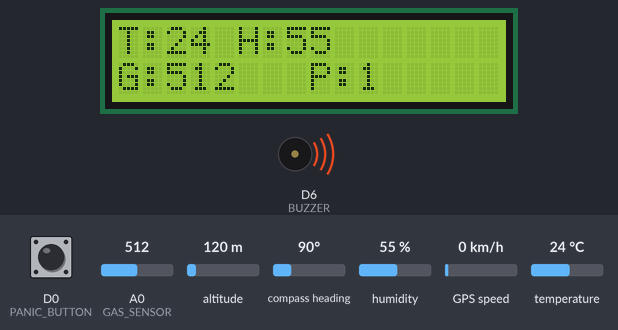
Simulated run of this sketch. Board: ESP8266 (NodeMCU). Parts: 16×2 character LCD, buzzer (waves = sounding, pin HIGH). Inputs (shaded band) come from the test bench; at power-on: A0 (GAS_SENSOR) = 512, humidity 55 %, temperature 24 °C, D0 (PANIC_BUTTON) HIGH, altitude 120 m, compass heading 90°, GPS speed 0 km/h. WiFi joins after 1.5 s; servers stay silent unless stated; the GPS gets a fix after 3 s at 37.7749, -122.4194 with 8 satellites; web services answer with replies made up by the test bench; what the sketch prints to the serial monitor is not drawn.

Above: at 7.4 s.
7.5 s: A0 (GAS_SENSOR) set to 415
At 14.6 s:
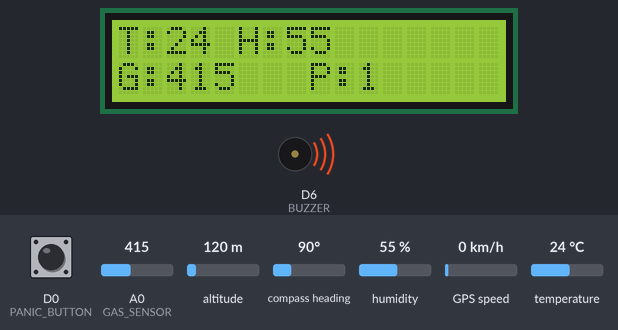
14.9 s: A0 (GAS_SENSOR) set to 387
At 20.4 s:
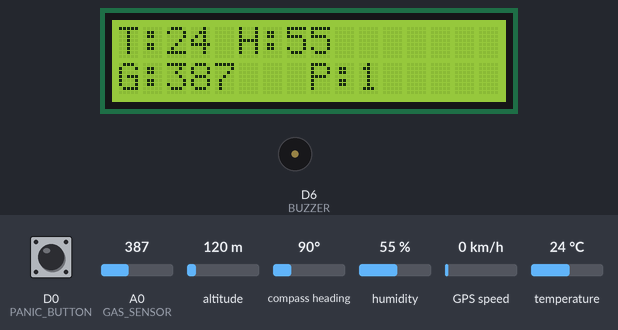
21.4 s: humidity set to 22 %
At 27.3 s:
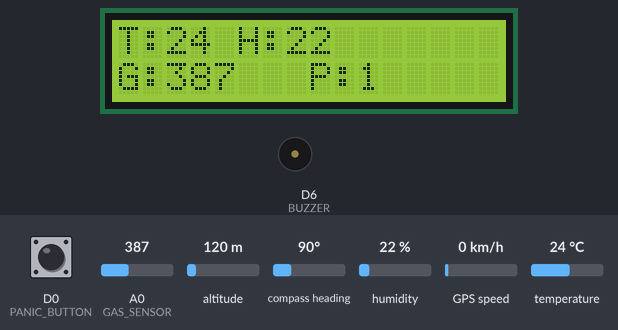
27.6 s: temperature set to 12 °C
At 33.1 s:
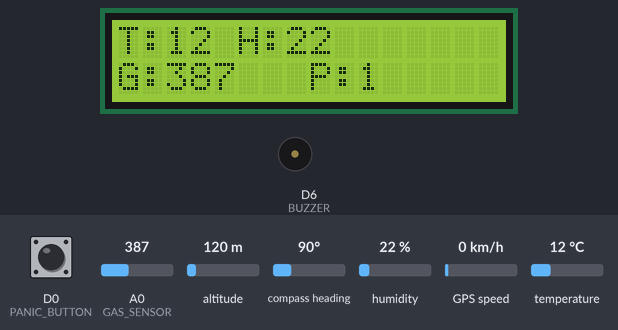
33.9 s: humidity set to 40 %
At 39.9 s:
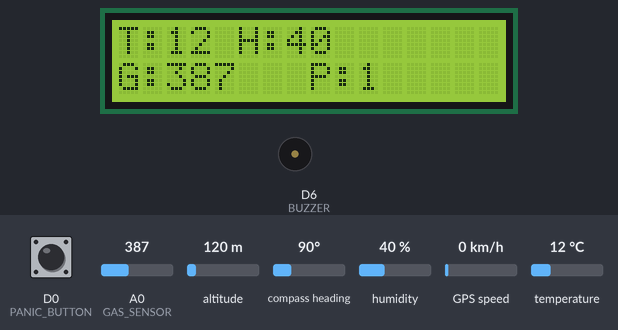
40.2 s: A0 (GAS_SENSOR) set to 306
At 45.7 s:
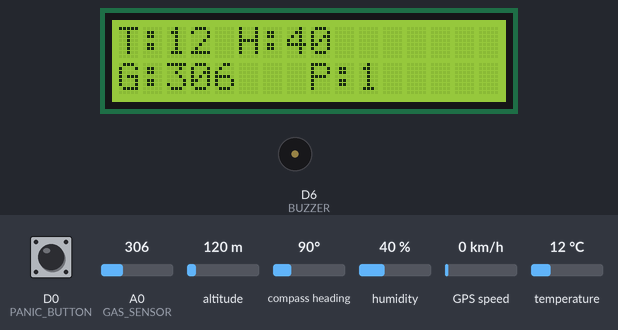
Timing chart, 0 to 47.2 s (numbered marks = the images above; inputs shaded):
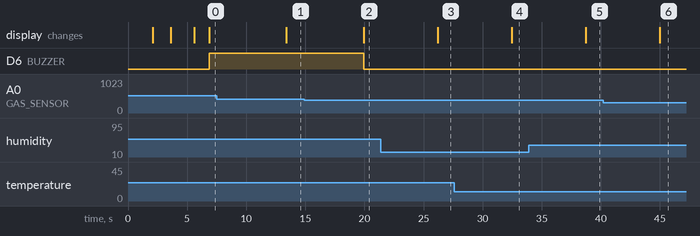

Measured:
- the behaviour switches between 401 and 400 on A0 (GAS_SENSOR) (found by bisection; images 1 and 2)
- after the input at 7.5 s, the display: changes after 5.9 s (image 1)
- after the input at 14.9 s, D6 (BUZZER): HIGH → LOW after 5.0 s; the display: changes after 5.0 s (image 2)
- after the input at 21.4 s, the display: changes after 4.8 s (image 3)
- after the input at 27.6 s, the display: changes after 4.8 s (image 4)
- after the input at 33.9 s, the display: changes after 4.8 s (image 5)
- after the input at 40.2 s, the display: changes after 4.8 s (image 6)

The sketch:

WorkerSafetySystem.ino
```cpp
#include <Wire.h>
#include <LiquidCrystal_I2C.h>
#include "DHT.h"
#include <ESP8266WiFi.h>
#include <WiFiClientSecure.h>
#include <ESP8266HTTPClient.h>
#include <SoftwareSerial.h>
// DHT11 Sensor
#define DHTPIN D5
#define DHTTYPE DHT11
DHT dht(DHTPIN, DHTTYPE);
// Gas Sensor & Panic Button
#define GAS_SENSOR A0
#define BUZZER D6
#define PANIC_BUTTON D0

// LCD I2C
LiquidCrystal_I2C lcd(0x27, 16, 2);

// WiFi Credentials
const char* ssid = "YOUR_WIFI_NAME";
const char* pass = "YOUR_WIFI_PASSWORD";

// ThingSpeak
const char* host = "api.thingspeak.com";
String ApiKey = "YOUR_THINGSPEAK_API_KEY";
String path = "/update?key=" + ApiKey + "&field1=";

// Telegram Bot
String botToken = "YOUR_TELEGRAM_BOT_TOKEN";
String chatID = "YOUR_CHAT_ID";

// GPS Module (NEO-6M) on SoftwareSerial
SoftwareSerial gpsSerial(D7, D4);  // RX, TX
#include <TinyGPS.h>
TinyGPS gps;
float flat=0, flon=0;
void read_gps()
{
    bool newData = false;
  unsigned long chars;
  unsigned short sentences, failed;
  for (unsigned long start = millis(); millis() - start < 1000;)
  {
    while (Serial.available())
    {
      char c = Serial.read();
      if (gps.encode(c))
        newData = true;
    }
  }

  if (newData)
  {

    unsigned long age;
    gps.f_get_position(&flat,&flon,&age);

  }
}
// Function to send alert to Telegram using HTTPS
void sendTelegramAlert(String message) {
    WiFiClientSecure client;
    client.setInsecure();  // Bypass SSL certificate validation

    HTTPClient http;
    String url = "https://api.telegram.org/bot" + botToken + "/sendMessage?chat_id=" + chatID + "&text=" + message;

    Serial.print("Sending alert to Telegram: ");
    Serial.println(message);

    http.begin(client, url);
    int httpCode = http.GET();

    if (httpCode > 0) {
        Serial.print("HTTP Response code: ");
        Serial.println(httpCode);
        String response = http.getString();
        Serial.println("Telegram Response: " + response);
    } else {
        Serial.print("Error on HTTP request: ");
        Serial.println(http.errorToString(httpCode));
    }

    http.end();
}

// Function to read GPS data
void setup() {
    Serial.begin(9600);
    dht.begin();
    pinMode(BUZZER, OUTPUT);
    pinMode(GAS_SENSOR, INPUT);
    pinMode(PANIC_BUTTON, INPUT_PULLUP);

    // Initialize LCD
    lcd.begin();
    lcd.backlight();
    lcd.setCursor(0, 0);
    lcd.print("System Starting...");
    delay(2000);

    // Connect to WiFi
    WiFi.begin(ssid, pass);
    Serial.print("Connecting to WiFi");
    lcd.setCursor(0, 0);
    lcd.print("Connecting WiFi...");
    int attempt = 0;
    while (WiFi.status() != WL_CONNECTED && attempt < 50) {
        delay(100);
        Serial.print(".");
        attempt++;
    }
    lcd.clear();
    if (WiFi.status() == WL_CONNECTED) {
        Serial.println("\nWiFi Connected!");
        lcd.setCursor(0, 0);
        lcd.print("WiFi Connected!");
    } else {
        Serial.println("\nWiFi Failed!");
        lcd.setCursor(0, 0);
        lcd.print("WiFi Failed!");
    }
    delay(2000);
    lcd.clear();

    // Start GPS
    gpsSerial.begin(9600);

    // Send bot started message
    sendTelegramAlert("🚀 System Started Successfully!");
}

void loop() {
  read_gps();
    int temperature = dht.readTemperature();
    int humidity = dht.readHumidity();
    int gasValue = analogRead(GAS_SENSOR);
//    readGPS(); // Read GPS coordinates

    Serial.print("Temp: "); Serial.println(temperature);
    Serial.print("Humidity: "); Serial.println(humidity);
    Serial.print("Gas: "); Serial.println(gasValue);
    Serial.print("Latitude: "); Serial.println(flat,6);
    Serial.print("Longitude: "); Serial.println(flon,6);
    // Display values on LCD
    lcd.clear();
    lcd.setCursor(0, 0);
    lcd.print("T:"); lcd.print(temperature);
    lcd.print(" H:"); lcd.print(humidity);
    lcd.setCursor(0, 1);
    lcd.print("G:"); lcd.print(gasValue);
    lcd.setCursor(8, 1);
    lcd.print("P:"); lcd.print(digitalRead(PANIC_BUTTON));

    // Alert conditions
    if (temperature > 40 || gasValue > 400) {
        digitalWrite(BUZZER, HIGH);
        String alertMsg = "🚨 ALERT! High Temp: " + String(temperature) + "C or Gas Level: " + String(gasValue);
        sendTelegramAlert(alertMsg);
    } else {
        digitalWrite(BUZZER, LOW);
    }

    // Panic button alert
    if (digitalRead(PANIC_BUTTON) == LOW) {
      digitalWrite(BUZZER, HIGH);
        sendTelegramAlert("⚠️ PANIC ALERT! Emergency Button Pressed! Location: " +String (flat,6) + ", " +String (flon,6));
        digitalWrite(BUZZER,LOW);
        delay(3000); // Avoid multiple alerts
    }

    // Send data to ThingSpeak
    WiFiClient client;
    if (client.connect(host, 80)) {
        Serial.println("Connected to ThingSpeak");
        String url = path + String(temperature) + "&field2=" + String(humidity) + "&field3=" + String(digitalRead(PANIC_BUTTON)) + "&field4=" + String(gasValue) + "&field5=" + String(flat,6) + "&field6=" + String(flon,6);
        client.print(String("GET ") + url + " HTTP/1.1\r\nHost: " + host + "\r\nConnection: keep-alive\r\n\r\n");
    }
    delay(5000); // Delay between readings
}
```
